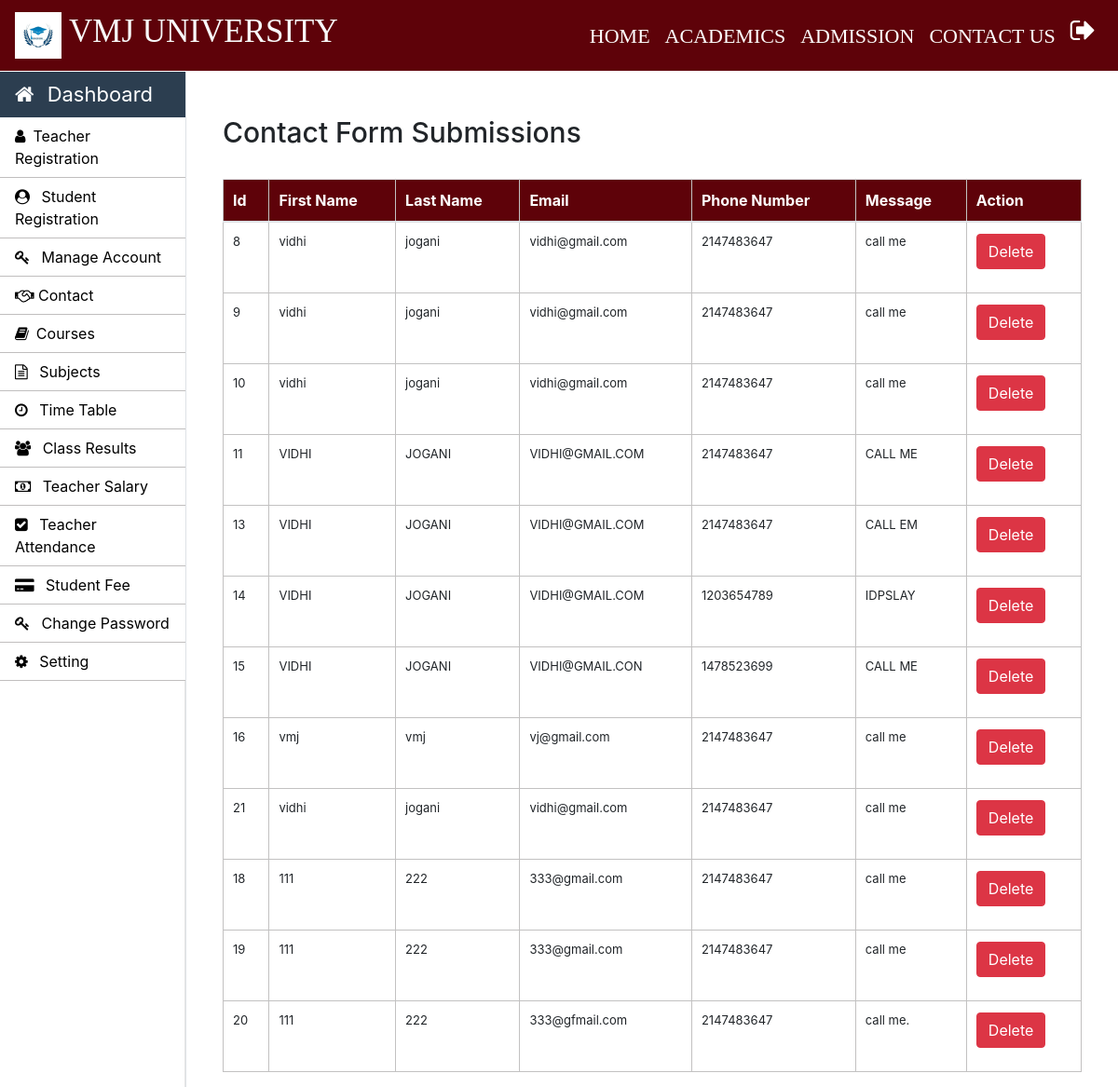
The app's page /admin/contact.php (signed in) with its own data.
### tables this page shows
CREATE TABLE IF NOT EXISTS `contact` (
  `id` int NOT NULL AUTO_INCREMENT,
  `first_name` varchar(20) NOT NULL,
  `last_name` varchar(20) NOT NULL,
  `email` varchar(20) NOT NULL,
  `phone_number` int NOT NULL,
  `message` varchar(500) NOT NULL,
  PRIMARY KEY (`id`)
);

### admin/contact.php (the view, shortened to what this page needs)
<?php
    require_once "../connection/connection.php";
    $query = "SELECT * FROM contact";
    $result = mysqli_query($con, $query);
?>
<!DOCTYPE html>
<html lang="en">
<head>
    <link rel="stylesheet" href="https://stackpath.bootstrapcdn.com/bootstrap/4.5.2/css/bootstrap.min.css">
</head>
<body>
    <?php include('../common/common-header.php') ?>
    <?php include('../common/admin-sidebar.php') ?>
    <main role="main" class="col-xl-10 col-lg-9 col-md-8 ml-sm-auto px-md-4 mb-2 w-100">
        <div class="container mt-5">
            <h2>Contact Form Submissions</h2>
            <br>
            <table class="table">
                <thead>
                    <tr>
                        <th>Id</th>
                        <th>First Name</th>
                        <th>Last Name</th>
                        <th>Email</th>
                        <th>Phone Number</th>
                        <th>Message</th>
                        <th>Action</th>
                    </tr>
                </thead>
                <tbody>
                    <?php
                    while ($row = mysqli_fetch_assoc($result)) {
                        echo "<tr>";
                        echo "<td>{$row['id']}</td>";
                        echo "<td>{$row['first_name']}</td>";
                        echo "<td>{$row['last_name']}</td>";
                        echo "<td>{$row['email']}</td>";
                        echo "<td>{$row['phone_number']}</td>";
                        echo "<td>{$row['message']}</td>";
                        echo "<td><form method='post'><input type='hidden' name='id' value='{$row['id']}'><button type='submit' name='delete_btn' class='btn btn-danger'>Delete</button></form></td>";
                        echo "</tr>";
                    }
                    ?>
                </tbody>
            </table>
        </div>
    </main>
</body>
</html>

### css/style.css (style rules this page uses)
h2 { font-size: 30px; }
.table-elements tr, td, th { font-size: 13px; border: 1px solid rgb(194, 193, 193); padding-left: 10px !important; }
.table-font-for-transcript td, th { font-size: 16px !important; }

### admin/contact.php (style rules this page uses)
table.table thead tr th { background: #5e0209; color:white; }

### records on screen
contact: id "8", first_name "vidhi", last_name "jogani", email "vidhi@gmail.com", phone_number "2147483647", message "call me"
contact: id "9", first_name "vidhi", last_name "jogani", email "vidhi@gmail.com", phone_number "2147483647", message "call me"
contact: id "10", first_name "vidhi", last_name "jogani", email "vidhi@gmail.com", phone_number "2147483647", message "call me"
contact: id "11", first_name "VIDHI", last_name "JOGANI", email "VIDHI@GMAIL.COM", phone_number "2147483647", message "CALL ME"
contact: id "13", first_name "VIDHI", last_name "JOGANI", email "VIDHI@GMAIL.COM", phone_number "2147483647", message "CALL EM"
contact: id "14", first_name "VIDHI", last_name "JOGANI", email "VIDHI@GMAIL.COM", phone_number "1203654789", message "IDPSLAY"
contact: id "15", first_name "VIDHI", last_name "JOGANI", email "VIDHI@GMAIL.CON", phone_number "1478523699", message "CALL ME"
contact: id "16", first_name "vmj", last_name "vmj", email "vj@gmail.com", phone_number "2147483647", message "call me"
contact: id "21", first_name "vidhi", last_name "jogani", email "vidhi@gmail.com", phone_number "2147483647", message "call me"
contact: id "18", first_name "111", last_name "222", email "333@gmail.com", phone_number "2147483647", message "call me"
contact: id "19", first_name "111", last_name "222", email "333@gmail.com", phone_number "2147483647", message "call me"
contact: id "20", first_name "111", last_name "222", email "333@gfmail.com", phone_number "2147483647", message "call me."

### other values on screen
getUniversityName('University_name') "VMJ UNIVERSITY"
